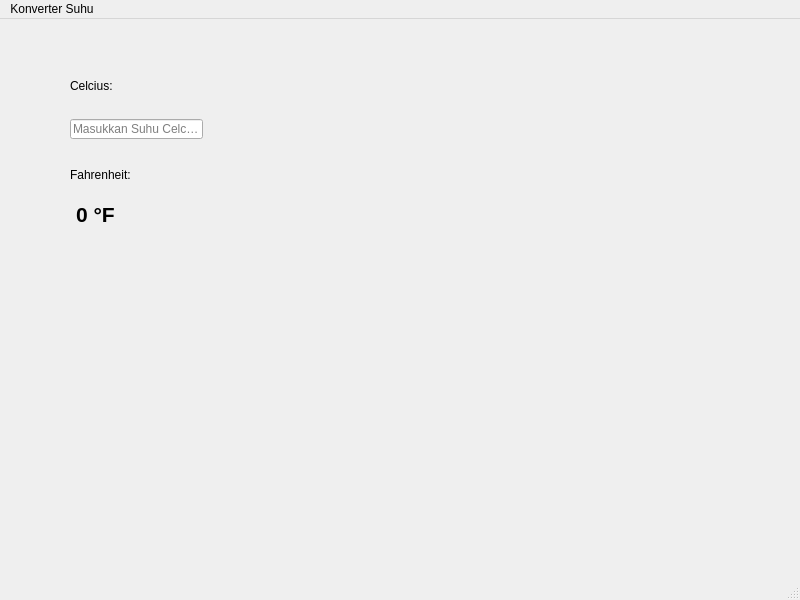
<?xml version="1.0" encoding="UTF-8"?>
<ui version="4.0">
 <class>MainWindow</class>
 <widget class="QMainWindow" name="MainWindow">
  <property name="geometry">
   <rect>
    <x>0</x>
    <y>0</y>
    <width>800</width>
    <height>600</height>
   </rect>
  </property>
  <property name="windowTitle">
   <string>MainWindow</string>
  </property>
  <widget class="QWidget" name="centralwidget">
   <widget class="QLineEdit" name="input_c">
    <property name="geometry">
     <rect>
      <x>70</x>
      <y>100</y>
      <width>133</width>
      <height>20</height>
     </rect>
    </property>
    <property name="inputMask">
     <string notr="true"/>
    </property>
    <property name="text">
     <string/>
    </property>
    <property name="placeholderText">
     <string>Masukkan Suhu Celcius</string>
    </property>
   </widget>
   <widget class="QLabel" name="label_c">
    <property name="geometry">
     <rect>
      <x>70</x>
      <y>60</y>
      <width>47</width>
      <height>13</height>
     </rect>
    </property>
    <property name="text">
     <string>Celcius:</string>
    </property>
   </widget>
   <widget class="QLabel" name="label_f">
    <property name="geometry">
     <rect>
      <x>70</x>
      <y>140</y>
      <width>61</width>
      <height>31</height>
     </rect>
    </property>
    <property name="minimumSize">
     <size>
      <width>47</width>
      <height>13</height>
     </size>
    </property>
    <property name="text">
     <string>Fahrenheit:</string>
    </property>
   </widget>
   <widget class="QLabel" name="output_f">
    <property name="geometry">
     <rect>
      <x>76</x>
      <y>160</y>
      <width>81</width>
      <height>71</height>
     </rect>
    </property>
    <property name="font">
     <font>
      <pointsize>16</pointsize>
      <weight>75</weight>
      <bold>true</bold>
     </font>
    </property>
    <property name="text">
     <string>0 °F</string>
    </property>
   </widget>
  </widget>
  <widget class="QMenuBar" name="menubar">
   <property name="geometry">
    <rect>
     <x>0</x>
     <y>0</y>
     <width>800</width>
     <height>21</height>
    </rect>
   </property>
   <widget class="QMenu" name="menuKonverter_Suhu">
    <property name="title">
     <string>Konverter Suhu</string>
    </property>
   </widget>
   <addaction name="menuKonverter_Suhu"/>
  </widget>
  <widget class="QStatusBar" name="statusbar"/>
 </widget>
 <resources/>
 <connections/>
</ui>
